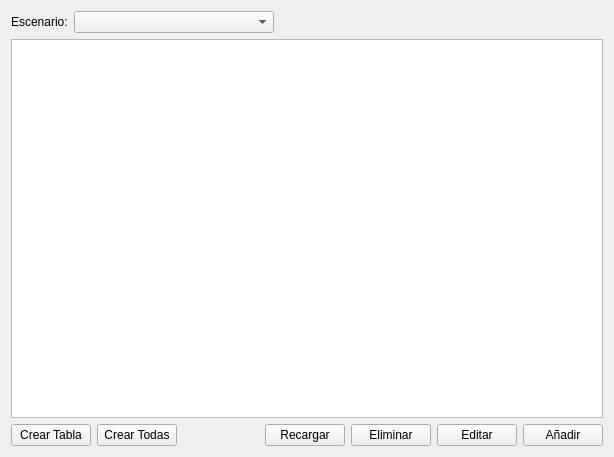
<?xml version="1.0" encoding="UTF-8"?>
<ui version="4.0">
 <class>TableListClass</class>
 <widget class="DataList" name="TableListClass">
  <property name="geometry">
   <rect>
    <x>0</x>
    <y>0</y>
    <width>614</width>
    <height>457</height>
   </rect>
  </property>
  <property name="windowTitle">
   <string>Lista de tablas</string>
  </property>
  <layout class="QVBoxLayout" name="verticalLayout">
   <item>
    <layout class="QHBoxLayout" name="horizontalLayout_2">
     <item>
      <widget class="QLabel" name="label">
       <property name="text">
        <string>Escenario:</string>
       </property>
      </widget>
     </item>
     <item>
      <widget class="TComboBox" name="escenario">
       <property name="minimumSize">
        <size>
         <width>200</width>
         <height>0</height>
        </size>
       </property>
      </widget>
     </item>
     <item>
      <spacer name="horizontalSpacer_2">
       <property name="orientation">
        <enum>Qt::Horizontal</enum>
       </property>
       <property name="sizeHint" stdset="0">
        <size>
         <width>168</width>
         <height>20</height>
        </size>
       </property>
      </spacer>
     </item>
    </layout>
   </item>
   <item>
    <widget class="QTableWidget" name="tabla">
     <property name="editTriggers">
      <set>QAbstractItemView::NoEditTriggers</set>
     </property>
     <property name="selectionBehavior">
      <enum>QAbstractItemView::SelectRows</enum>
     </property>
    </widget>
   </item>
   <item>
    <layout class="QHBoxLayout" name="horizontalLayout">
     <item>
      <widget class="QPushButton" name="crear">
       <property name="text">
        <string>Crear Tabla</string>
       </property>
      </widget>
     </item>
     <item>
      <widget class="QPushButton" name="crearTodas">
       <property name="text">
        <string>Crear Todas</string>
       </property>
      </widget>
     </item>
     <item>
      <spacer name="horizontalSpacer">
       <property name="orientation">
        <enum>Qt::Horizontal</enum>
       </property>
       <property name="sizeHint" stdset="0">
        <size>
         <width>40</width>
         <height>20</height>
        </size>
       </property>
      </spacer>
     </item>
     <item>
      <widget class="QPushButton" name="recarga">
       <property name="text">
        <string>Recargar</string>
       </property>
      </widget>
     </item>
     <item>
      <widget class="QPushButton" name="elimina">
       <property name="text">
        <string>Eliminar</string>
       </property>
      </widget>
     </item>
     <item>
      <widget class="QPushButton" name="edita">
       <property name="text">
        <string>Editar</string>
       </property>
      </widget>
     </item>
     <item>
      <widget class="QPushButton" name="anade">
       <property name="text">
        <string>Añadir</string>
       </property>
      </widget>
     </item>
    </layout>
   </item>
  </layout>
  <action name="insertFromClipboard">
   <property name="text">
    <string>Insertar desde portapapeles</string>
   </property>
  </action>
 </widget>
 <customwidgets>
  <customwidget>
   <class>DataList</class>
   <extends>QWidget</extends>
   <header location="global">widgets/datalist.h</header>
   <container>1</container>
  </customwidget>
  <customwidget>
   <class>TComboBox</class>
   <extends>QComboBox</extends>
   <header>ts.h</header>
  </customwidget>
 </customwidgets>
 <tabstops>
  <tabstop>escenario</tabstop>
  <tabstop>tabla</tabstop>
  <tabstop>crear</tabstop>
  <tabstop>crearTodas</tabstop>
  <tabstop>recarga</tabstop>
  <tabstop>elimina</tabstop>
  <tabstop>edita</tabstop>
  <tabstop>anade</tabstop>
 </tabstops>
 <resources/>
 <connections>
  <connection>
   <sender>insertFromClipboard</sender>
   <signal>triggered(bool)</signal>
   <receiver>TableListClass</receiver>
   <slot>dataFromClipboard(bool)</slot>
   <hints>
    <hint type="sourcelabel">
     <x>-1</x>
     <y>-1</y>
    </hint>
    <hint type="destinationlabel">
     <x>306</x>
     <y>228</y>
    </hint>
   </hints>
  </connection>
 </connections>
</ui>
